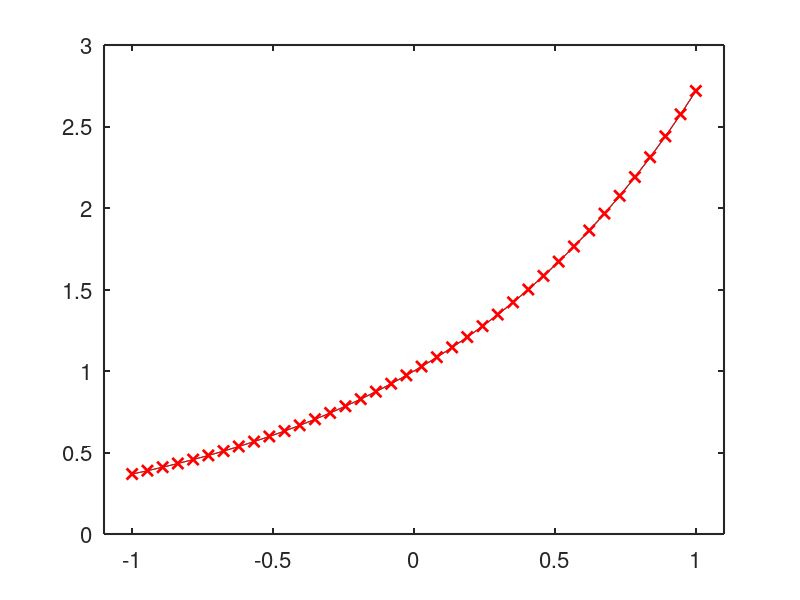

This chart was generated by the following MATLAB code:
clc
clear all
close all

f = @(x) exp(x);

% a)
% Using Theorem 10.2 and imposing that the right hand side is less or equal
% than 1e-3 

h = sqrt( 1e-3 * 8 / exp(1) )

n = ceil(2 / h) + 1 % = 38


% b)

x = linspace(-1, 1, n);
y = exp(x);

x_plot = linspace(-1, 1, 1000);
y_plot = interp1(x,y,x_plot);

figure
plot(x_plot, f(x_plot), 'k-', x_plot, y_plot, 'r-', x, y, 'rx', 'LineWidth', 2, 'MarkerSize', 8)
axis([-1.1 1.1 0 3])
set(gca,'FontSize', 16)
set(gca,'LineWidth', 1.5)

err = max(abs(f(x_plot) - y_plot))

% The requirement is satisfied.
